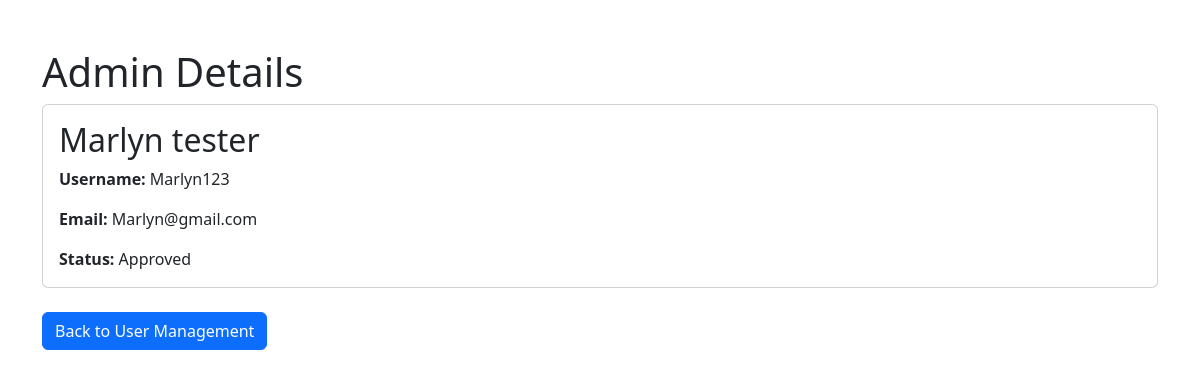
/Home/admin_details.php?id=23 (signed in), run on the app's committed database.
### tables this page shows
CREATE TABLE `user` (
  `userid` int(11) NOT NULL,
  `name` varchar(36) NOT NULL,
  `username` varchar(36) NOT NULL,
  `address` varchar(36) NOT NULL,
  `role` varchar(36) NOT NULL,
  `security_question` int(11) DEFAULT NULL,
  `security_answer` varchar(255) DEFAULT NULL,
  `status` enum('pending','approved','rejected') DEFAULT 'pending',
  `security_question_id` int(11) DEFAULT NULL,
  `hashed_password` varchar(255) DEFAULT NULL,
  `handled_subjects` int(11) DEFAULT 0,
  `handled_sections` int(11) DEFAULT 0
);

### Home/admin_details.php (the view, shortened to what this page needs)
<?php
include_once("../LoginRegisterAuthentication/connection.php");
$adminId = mysqli_real_escape_string($connection, $_GET['id']);
$adminQuery = "SELECT * FROM user WHERE userid = $adminId AND role = 'Admin'";
$adminResult = mysqli_query($connection, $adminQuery);
$adminData = mysqli_fetch_assoc($adminResult);
?>
<!DOCTYPE html>
<html lang="en">
<head>
    <link rel="stylesheet" href="https://cdn.jsdelivr.net/npm/bootstrap@5.3.3/dist/css/bootstrap.min.css">
</head>
<body>
    <div class="container mt-5">
        <h1>Admin Details</h1>
        <div class="card mb-4">
            <div class="card-body">
                <h2 class="card-title"><?php echo htmlspecialchars($adminData['name']); ?></h2>
                <p class="card-text"><strong>Username:</strong> <?php echo htmlspecialchars($adminData['username']); ?></p>
                <p class="card-text"><strong>Email:</strong> <?php echo htmlspecialchars($adminData['address']); ?></p>
                <p class="card-text"><strong>Status:</strong> <?php echo ucfirst(htmlspecialchars($adminData['status'])); ?></p>
            </div>
        </div>
        <a href="admin_list.php" class="btn btn-primary">Back to User Management</a>
    </div>
</body>
</html>

### data on the page
user: name "Marlyn tester", username "Marlyn123", address "Marlyn@gmail.com", status "Approved"
